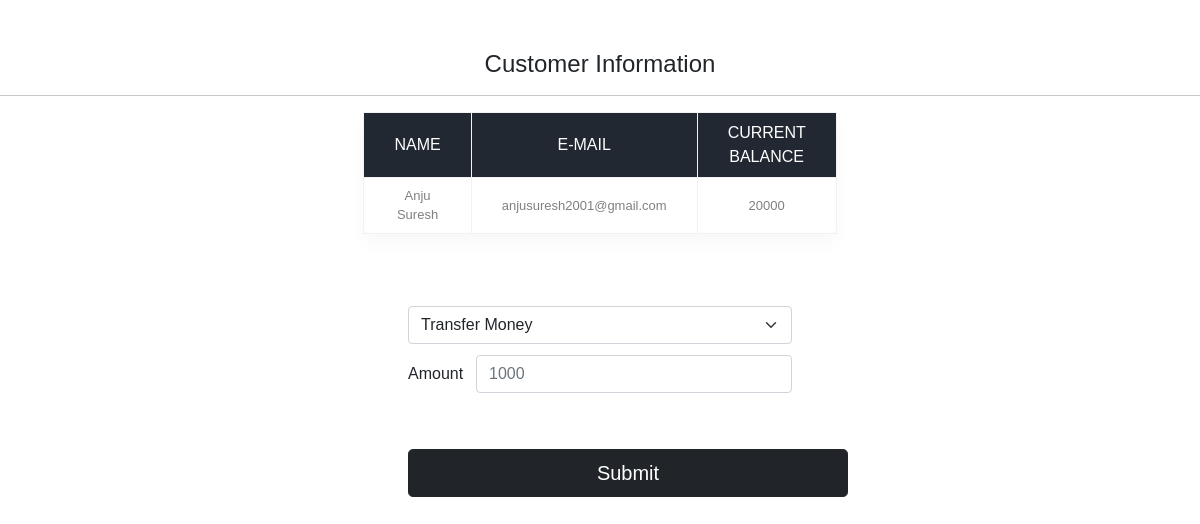
The page /viewcustomers.php?id=2 on the database its author committed.
### tables this page shows
CREATE TABLE IF NOT EXISTS `customers`(
  `name` varchar(55) NOT NULL,
  `email` varchar(55) NOT NULL,
  `current_balance` int(55) NOT NULL
);

### viewcustomers.php (the view, shortened to what this page needs)
<!DOCTYPE html>
<html lang="en" dir="ltr">
  <head>
    <link href="https://cdn.jsdelivr.net/npm/bootstrap@5.0.0-beta3/dist/css/bootstrap.min.css" rel="stylesheet">
    <?php include 'tablelinks.php' ?>
    <?php include 'tablestyles.php' ?>
  </head>
  <body>
    <?php
    include 'auth.php';
    $id = $_GET['id'];
    $selectquery ="select * from customers where id = $id";
    $query = mysqli_query($conn, $selectquery);
    while($res = mysqli_fetch_array($query))
    {?>
      <center style="margin-top:20px;"><h4><i class="icon-edit icon-large" ></i>Customer Information</h4></center>
 <hr>
      <table>
        <tr>
          <th> Name </th>
          <th>E-mail</th>
          <th>Current Balance</th>
        </tr>
        <tr>
          <td><?php echo $res['name']; ?></td>
          <td><?php echo $res['email']; ?></td>
          <td><?php echo $res['current_balance']; ?></td>
        </tr>
      </table>
    <?php } ?>
    <form method="POST">
      <div class="form">
        <select name="to" class="form-select" required aria-label="Default select example">
         <option selected hidden>Transfer Money</option>
        </select>
        <div class="mb-3 row">
          <label for="amount" class="col-sm-2 col-form-label">Amount</label>
          <div class="col-sm-10">
            <input required type="text" placeholder="1000" name="amount" class="form-control" id="amount">
          </div>
        </div>
        <div class="button-container">
          <button name="submit" class="btn btn-lg btn-dark">Submit</button>
        </div>
     </div>
    </form>
  </body>
</html>

### tablestyles.php (style rules this page uses)
* { margin: 0;padding: 0;box-sizing :border-box;font-family: 'Poppins', sans-serif; }
table { border-collapse:collapse; background-color:#fff; box-shadow: 0 10px 20px 0 rgba(0,0,0,.03); border-radius: 10px; margin : auto; width:30%; }
th,td { border:1px solid #f2f2f2; padding: 8px 30px; text-align: center; color: grey; }
th { text-transform: uppercase; font-weight: 500; background: #222831; color:white; }
td { font-size: 13px; }
body { padding-top: 30px; }
.form { padding: 6% 34%; }
.mb-3 { padding-top: 3%; }
.btn { justify-content: center; width: 440px; }
.button-container { padding-top: 4%; }

### viewcustomers.php (style rules this page uses)
table { padding-top: 30px; }

### rows shown on the page
customers: name "Anju Suresh", email "anjusuresh2001@gmail.com", current_balance "20000"
